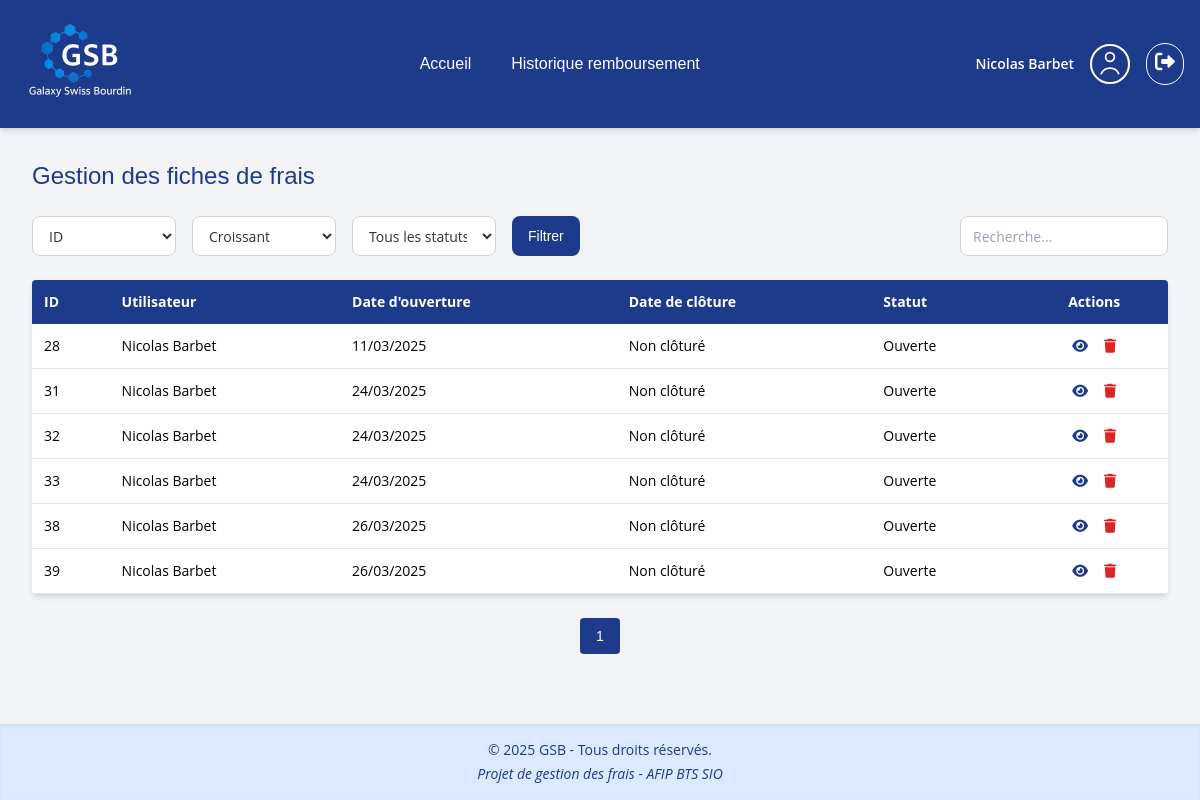
Page /Gestion_des_frais/views/fiches/gestion_fiche.php (signed in) on the earlier database version.
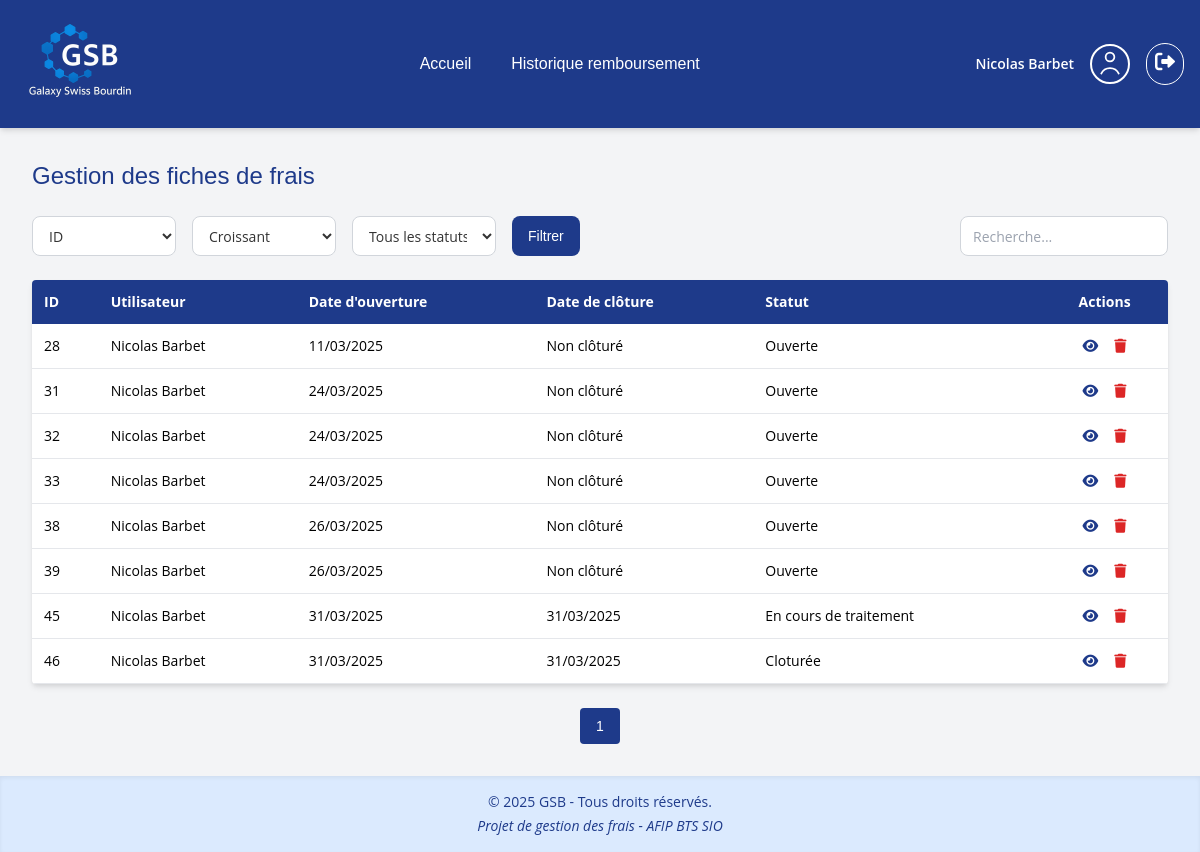
Same page on the later database version.
### tables this page shows
CREATE TABLE `fiches` (
  `id_fiches` int(11) NOT NULL,
  `id_users` int(11) NOT NULL,
  `op_date` date NOT NULL,
  `cl_date` date DEFAULT NULL,
  `status_id` int(11) NOT NULL,
  `id_comptable` int(11) DEFAULT NULL,
  `total_frais` decimal(10,2) NOT NULL DEFAULT 0.00,
  `total_rembourse` decimal(10,2) NOT NULL DEFAULT 0.00
);

CREATE TABLE `users` (
  `id_user` int(11) NOT NULL,
  `user_firstname` varchar(30) NOT NULL,
  `user_lastname` varchar(30) NOT NULL,
  `user_email` varchar(40) NOT NULL,
  `user_password` varchar(255) NOT NULL,
  `id_role` int(11) NOT NULL
);

CREATE TABLE `status_fiche` (
  `status_id` int(11) NOT NULL,
  `name_status` varchar(25) NOT NULL
);

### Gestion_des_frais/views/fiches/gestion_fiche.php (the view, shortened to what this page needs)
<?php
require_once('../../pdo/bdd.php');
$user = $_SESSION['user'];
$user_id = $user['id'];
$user_role = $user['role'];
$is_comptable = ($user_role === 'Comptable');
$limit = 10;
$page = isset($_GET['page']) && is_numeric($_GET['page']) ? (int)$_GET['page'] : 1;
$offset = ($page - 1) * $limit;
$order = $_GET['order'] ?? 'asc';
$sortBy = $_GET['sortBy'] ?? 'id_fiches';
$status = $_GET['status'] ?? ($is_comptable ? 'Ouverte' : '');
$search = $_GET['search'] ?? '';
$sql = "SELECT f.*,
               u.user_firstname, u.user_lastname,
               s.name_status as status,
               c.user_firstname AS comptable_firstname,
               c.user_lastname AS comptable_lastname
        FROM fiches f
        LEFT JOIN users u ON f.id_users = u.id_user
        LEFT JOIN status_fiche s ON f.status_id = s.status_id
        LEFT JOIN users c ON f.id_comptable = c.id_user
        WHERE 1=1";
if ($user_role === 'Visiteur') {
    $sql .= " AND f.id_users = :user_id AND f.status_id != 4";
}
$sql .= " ORDER BY $sortBy $order LIMIT :limit OFFSET :offset";
$stmt = $cnx->prepare($sql);
if ($user_role === 'Visiteur') {
    $stmt->bindValue(':user_id', $user_id, PDO::PARAM_INT);
}
$stmt->bindValue(':limit', $limit, PDO::PARAM_INT);
$stmt->bindValue(':offset', $offset, PDO::PARAM_INT);
$stmt->execute();
$fiches = $stmt->fetchAll(PDO::FETCH_ASSOC);
$countSql = "SELECT COUNT(*) FROM fiches f
             LEFT JOIN users u ON f.id_users = u.id_user
             LEFT JOIN status_fiche s ON f.status_id = s.status_id
             WHERE 1=1";
if ($user_role === 'Visiteur') {
    $countSql .= " AND f.id_users = :user_id";
}
$countStmt = $cnx->prepare($countSql);
if ($user_role === 'Visiteur') {
    $countStmt->bindValue(':user_id', $user_id, PDO::PARAM_INT);
}
$countStmt->execute();
$totalFiches = $countStmt->fetchColumn();
$totalPages = max(ceil($totalFiches / $limit), 1);
$baseUrl = "gestion_fiche.php?sortBy=$sortBy&order=$order&status=$status&search=" . urlencode($search);
?>
<!DOCTYPE html>
<html lang="fr">
<head>
    <link href="https://cdn.jsdelivr.net/npm/tailwindcss@2.2.19/dist/tailwind.min.css" rel="stylesheet">
    <link rel="stylesheet" href="https://cdnjs.cloudflare.com/ajax/libs/font-awesome/6.0.0/css/all.min.css">
    <link rel="stylesheet" href="../../public/css/style.css">
</head>
<body class="page-admin bg-gray-100 font-body">
<?php
$menuFile = '';
if ($user_role === 'Administrateur') {
    $menuFile = '../../includes/menu_admin.php';
} elseif ($user_role === 'Comptable') {
    $menuFile = '../../includes/menu_comptable.php';
} elseif ($user_role === 'Visiteur') {
    $menuFile = '../../includes/menu_visiteur.php';
}
if (!empty($menuFile) && file_exists($menuFile)) {
    include($menuFile);
}
?>
<div class="p-8">
    <h1 class="text-2xl font-title text-gsb-blue mb-6">Gestion des fiches de frais</h1>
    <form method="get" class="flex flex-wrap justify-between items-end mb-6 gap-y-4">
        <div class="flex flex-wrap items-end gap-4">
            <select name="sortBy" class="form-input w-36 h-[40px] text-sm">
            <option value="id_fiches" <?= $sortBy == 'id_fiches' ? 'selected' : '' ?>>ID</option>
            </select>
            <select name="order" class="form-input w-36 h-[40px] text-sm">
            <option value="asc" <?= $order == 'asc' ? 'selected' : '' ?>>Croissant</option>
            </select>
            <select name="status" class="form-input w-36 h-[40px] text-sm">
            <option value="">Tous les statuts</option>
            </select>
            <button type="submit" class="btn-primary h-[40px] text-sm">Filtrer</button>
        </div>
        <div class="flex">
            <input type="text" name="search" placeholder="Recherche..." value="<?= htmlspecialchars($search) ?>" class="form-input w-52 h-[40px] text-sm" />
        </div>
    </form>
    <div class="bg-white rounded shadow-md overflow-hidden">
        <table class="w-full border-collapse text-sm font-body">
            <thead class="bg-gsb-blue text-white">
                <tr>
                    <th class="p-3 text-left">ID</th>
                    <th class="p-3 text-left">Utilisateur</th>
                    <th class="p-3 text-left">Date d'ouverture</th>
                    <th class="p-3 text-left">Date de clôture</th>
                    <th class="p-3 text-left">Statut</th>
                    <th class="p-3 text-center">Actions</th>
                </tr>
            </thead>
            <tbody>
                <?php foreach ($fiches as $fiche): ?>
                    <tr class="border-b hover:bg-gray-50 transition">
                        <td class="p-3"><?= $fiche['id_fiches'] ?></td>
                        <td class="p-3"><?= htmlspecialchars($fiche['user_firstname'] . ' ' . $fiche['user_lastname']) ?></td>
                        <td class="p-3"><?= date('d/m/Y', strtotime($fiche['op_date'])) ?></td>
                        <td class="p-3"><?= $fiche['cl_date'] ? date('d/m/Y', strtotime($fiche['cl_date'])) : 'Non clôturé' ?></td>
                        <td class="p-3"><?= htmlspecialchars($fiche['status']) ?></td>
                        <td class="p-3 text-center">
                            <div class="flex justify-center space-x-4">
                                <?php
                                    $isVisiteur = ($_SESSION['user']['role'] === 'Visiteur');
                                    if ($fiche['status_id'] != 2) {
                                        $ficheUrl = "edit_fiche.php?id={$fiche['id_fiches']}&source=gestion_fiche";
                                    } else {
                                        $ficheUrl = $isVisiteur
                                            ? "fiche_frais.php?id_fiche={$fiche['id_fiches']}&source=visiteur"
                                            : "fiche_frais.php?id_fiche={$fiche['id_fiches']}&source=gestion_fiche";
                                    }
                                ?>
                                <a href="<?= $ficheUrl ?>" class="text-gsb-blue hover:text-gsb-light">
                                    <i class="fas fa-eye"></i>
                                </a>
                                <a href="edit_fiche.php?id=<?= $fiche['id_fiches'] ?>&source=gestion_fiche&<?= htmlspecialchars($currentQueryString) ?>" class="text-red-600 hover:text-red-800">
                                    <i class="fas fa-trash"></i>
                                </a>
                            </div>
                        </td>
                    </tr>
                <?php endforeach; ?>
            </tbody>
        </table>
    </div>
    <div class="mt-6 flex justify-center gap-2">
        <?php for ($i = 1; $i <= $totalPages; $i++): ?>
            <a href="<?= $baseUrl ?>&page=<?= $i ?>" class="px-4 py-2 rounded font-ui text-sm <?= $i == $page ? 'bg-gsb-blue text-white' : 'bg-gray-200 hover:bg-gray-300' ?>">
                <?= $i ?>
            </a>
        <?php endfor; ?>
    </div>
</div>
<?php include('../../includes/footer.php'); ?>
</body>

### Gestion_des_frais/includes/menu_visiteur.php (shortened to what this page needs)
<?php
$currentPage = basename($_SERVER['PHP_SELF']);
$fromFiches = strpos($_SERVER['PHP_SELF'], 'views/fiches') !== false;
$basePath = $fromFiches ? "../../" : "../";
?>
<div class="bg-gsb-blue text-white py-[3px] px-4 flex justify-between items-center shadow-md font-ui">
    <div>
        <a href="<?= $basePath ?>templates/visiteur.php">
            <img src="<?= $basePath ?>public/images/logo.png" alt="Logo GSB" class="w-32 max-h-30 object-contain">
        </a>
    </div>
    <nav class="flex-grow flex justify-center space-x-10 text-base">
        <?php if ($currentPage === "gestion_fiche.php" || $currentPage === "gestion_remboursement.php"): ?>
            <a href="<?= $basePath ?>templates/visiteur.php"
               class="hover:text-gsb-light transition <?= $currentPage === 'visiteur.php' ? 'font-bold underline' : '' ?>">
                Accueil
            </a>
        <?php endif; ?>
        <?php if ($currentPage === "visiteur.php" || $currentPage === "gestion_fiche.php"): ?>
            <a href="<?= $basePath ?>views/fiches/gestion_remboursement.php?onglet=historique"
               class="hover:text-gsb-light transition <?= $currentPage === 'gestion_remboursement.php' ? 'font-bold underline' : '' ?>">
                Historique remboursement
            </a>
        <?php endif; ?>
    </nav>
    <div class="flex items-center space-x-4">
        <span class="text-white text-sm font-semibold font-body">
            <?= htmlspecialchars($_SESSION['user']['firstname'] . ' ' . $_SESSION['user']['lastname']); ?>
        </span>
        <form action="<?= $basePath ?>Auth/logout.php" method="post">
            <button type="submit" title="Se déconnecter"
                    class="text-white hover:text-red-300 transition p-2 rounded-full border border-white">
                <i class="fas fa-sign-out-alt text-xl"></i>
            </button>
        </form>
    </div>
</div>

### Gestion_des_frais/includes/footer.php
<footer class="footer-auto bg-blue-100 text-gsb-blue text-center py-4 text-sm font-body shadow-inner">
  <p class="mb-1">&copy; <?= date('Y') ?> GSB - Tous droits réservés.</p>
  <p class="italic">Projet de gestion des frais - AFIP BTS SIO</p>
</footer>

### Gestion_des_frais/public/css/style.css (style rules this page uses)
.font-title { font-family: 'Rajdhani', sans-serif; }
.font-ui { font-family: 'Rubik', sans-serif; }
.font-body { font-family: 'Open Sans', sans-serif; }
.form-input { height: 40px; padding: 0.5rem 0.75rem; font-size: 0.875rem; font-family: 'Open Sans', sans-serif; border-radius: 0.5rem; border: 1px solid #d1d5db; background-color: white; color: #333; box-sizing: border-box; }
.btn-primary { height: 40px; padding: 0 1rem; font-size: 0.875rem; font-family: 'Rubik', sans-serif; font-weight: 500; background-color: var(--gsb-blue); color: white; border: none; border-radius: 0.5rem; cursor: pointer; transition: background-color 0.3s ease; }
:root { --gsb-blue-dark: #0D1C2E; --gsb-blue: #1E3A8A; --gsb-blue-light: #3B82F6; --gsb-hover: #facc15; }
.bg-gsb-blue { background-color: var(--gsb-blue); }
.text-gsb-blue { color: var(--gsb-blue); }
html, body { height: 100%; }
body { display: flex; flex-direction: column; }
footer.footer-auto { margin-top: auto; }

Differences in the rows shown:
added fiches: id_fiches "45", id_users.user_lastname "Nicolas Barbet", op_date "31/03/2025", cl_date "31/03/2025", status.name_status "En cours de traitement"
added fiches: id_fiches "46", id_users.user_lastname "Nicolas Barbet", op_date "31/03/2025", cl_date "31/03/2025", status.name_status "Cloturée"
